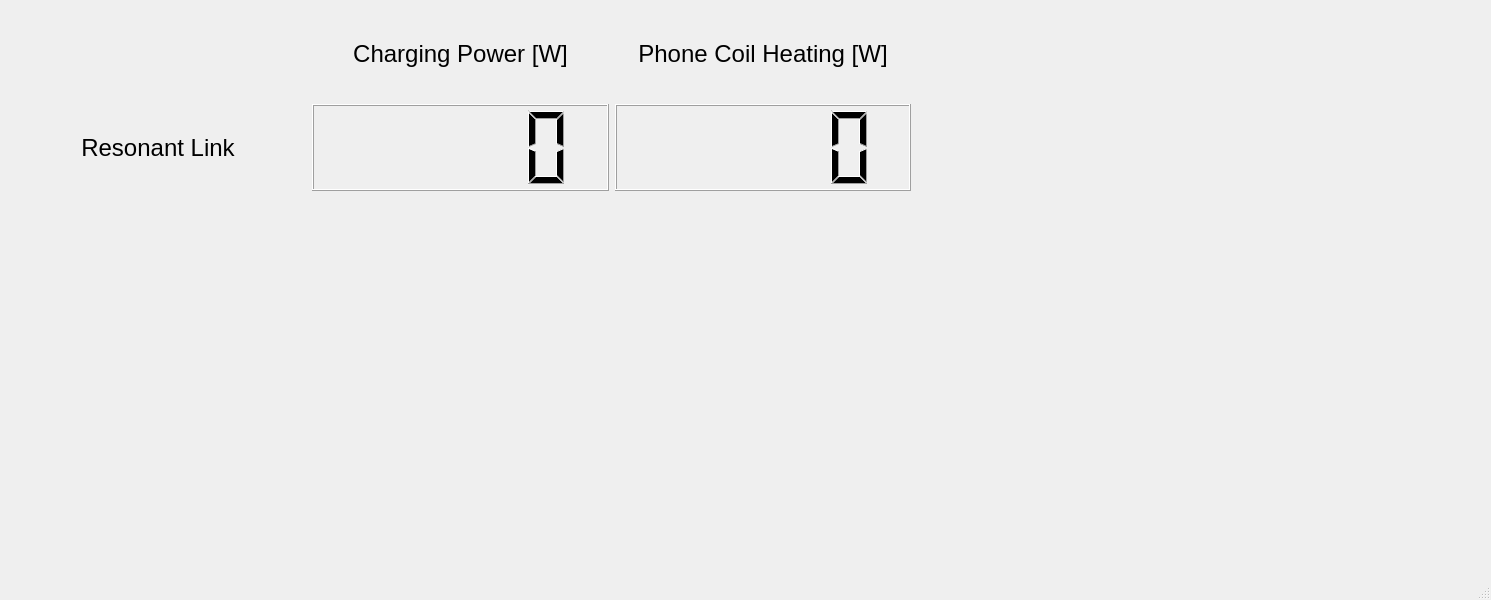
<?xml version="1.0" encoding="UTF-8"?>
<ui version="4.0">
 <class>MainWindow</class>
 <widget class="QMainWindow" name="MainWindow">
  <property name="geometry">
   <rect>
    <x>0</x>
    <y>0</y>
    <width>1491</width>
    <height>600</height>
   </rect>
  </property>
  <property name="windowTitle">
   <string>Software Monitor - Resonant Link</string>
  </property>
  <widget class="QWidget" name="centralwidget">
   <widget class="QWidget" name="gridLayoutWidget">
    <property name="geometry">
     <rect>
      <x>10</x>
      <y>10</y>
      <width>901</width>
      <height>181</height>
     </rect>
    </property>
    <layout class="QGridLayout" name="gridLayout">
     <item row="1" column="2">
      <widget class="QLCDNumber" name="RL_LossLCD"/>
     </item>
     <item row="0" column="1">
      <widget class="QLabel" name="label_3">
       <property name="maximumSize">
        <size>
         <width>300</width>
         <height>16777215</height>
        </size>
       </property>
       <property name="font">
        <font>
         <pointsize>18</pointsize>
        </font>
       </property>
       <property name="text">
        <string>Charging Power [W]</string>
       </property>
       <property name="alignment">
        <set>Qt::AlignCenter</set>
       </property>
      </widget>
     </item>
     <item row="1" column="0">
      <widget class="QLabel" name="RL_label">
       <property name="font">
        <font>
         <pointsize>18</pointsize>
        </font>
       </property>
       <property name="text">
        <string>Resonant Link</string>
       </property>
       <property name="alignment">
        <set>Qt::AlignCenter</set>
       </property>
      </widget>
     </item>
     <item row="1" column="1">
      <widget class="QLCDNumber" name="RL_PowerLCD">
       <property name="segmentStyle">
        <enum>QLCDNumber::Filled</enum>
       </property>
      </widget>
     </item>
     <item row="0" column="2">
      <widget class="QLabel" name="label_4">
       <property name="maximumSize">
        <size>
         <width>350</width>
         <height>16777215</height>
        </size>
       </property>
       <property name="font">
        <font>
         <pointsize>18</pointsize>
        </font>
       </property>
       <property name="text">
        <string>Phone Coil Heating [W]</string>
       </property>
       <property name="alignment">
        <set>Qt::AlignCenter</set>
       </property>
      </widget>
     </item>
    </layout>
   </widget>
  </widget>
  <widget class="QMenuBar" name="menubar">
   <property name="geometry">
    <rect>
     <x>0</x>
     <y>0</y>
     <width>1491</width>
     <height>26</height>
    </rect>
   </property>
  </widget>
  <widget class="QStatusBar" name="statusbar"/>
 </widget>
 <resources/>
 <connections/>
</ui>
